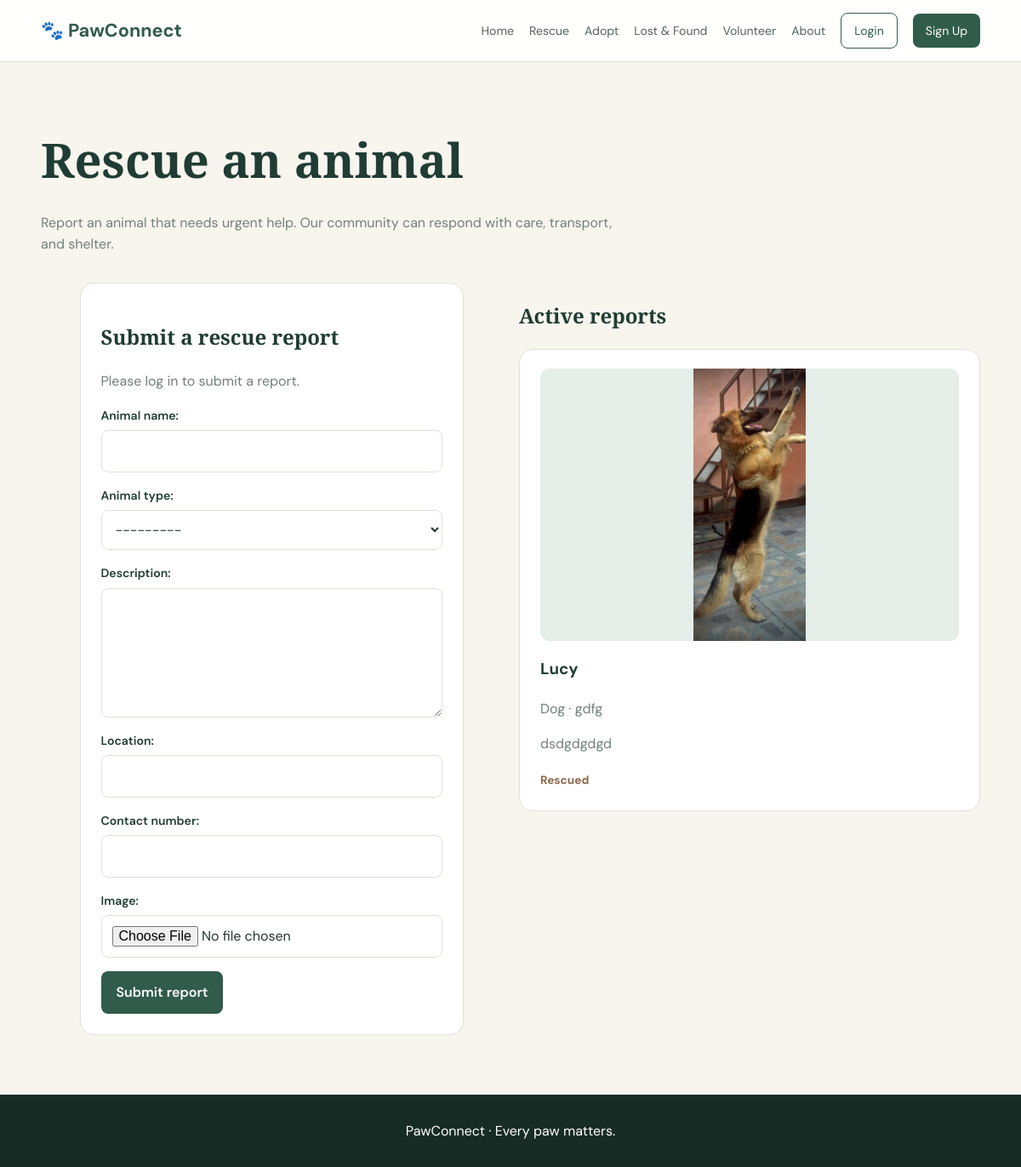
The page /rescue/ on the database its author committed.
### rescue/models.py (models this page shows, shortened)
class RescueReport(models.Model):
    user = models.ForeignKey(settings.AUTH_USER_MODEL, on_delete=models.CASCADE, related_name='rescue_reports')
    animal_name = models.CharField(max_length=100)
    animal_type = models.CharField(max_length=50, choices=AnimalType.choices)
    description = models.TextField()
    location = models.CharField(max_length=200)
    contact_number = models.CharField(max_length=30)
    image = models.ImageField(upload_to='rescue_reports/', blank=True, null=True)
    status = models.CharField(max_length=30, choices=RescueStatus.choices, default=RescueStatus.PENDING)
    created_at = models.DateTimeField(default=timezone.now)
    class Meta:
        ordering = ['-created_at']

### rescue/views.py (the view, shortened to what this page needs)
# urls.py: path('', include('rescue.urls')),
def rescue(request):
    reports = RescueReport.objects.exclude(status='Closed')
    form = RescueReportForm()
    return render(request, 'rescue.html', {'reports': reports, 'form': form})

### rescue/forms.py
class RescueReportForm(forms.ModelForm):
    class Meta:
        model = RescueReport
        fields = ('animal_name', 'animal_type', 'description', 'location', 'contact_number', 'image')
        widgets = {'description': forms.Textarea(attrs={'rows': 5})}

### rescue/templates/rescue.html (shortened to what this page needs)
{% extends 'base.html' %}
{% block content %}<main class="page">
    <div class="container">
        <h1>Rescue an animal</h1>
        <p class="intro">Report an animal that needs urgent help. Our community can respond with care, transport, and
            shelter.</p>
        <div class="grid">
            <section class="form-card">
                <h2>Submit a rescue report</h2>{% if not user.is_authenticated %}<p class="muted">Please <a
                        href="{% url 'login' %}?next={% url 'rescue' %}">log in</a> to submit a report.</p>{% endif %}
                <form method="post" enctype="multipart/form-data">{% csrf_token %}{{ form.as_p }}<button
                        class="primary-btn" type="submit">Submit report</button></form>
            </section>
            <section>
                <h2>Active reports</h2>
                <div class="grid">
                    {% for report in reports %}
                    <article class="card">
                        {% if report.image %}
                        <img src="{{ report.image.url }}" alt="{{ report.animal_name }}">
                        {% endif %}
                        <h3>{{ report.animal_name }}</h3>
                        <p>{{ report.animal_type }} · {{ report.location }}</p>
                        <p>{{ report.description }}</p><span class="status">{{ report.status }}</span>
                    </article>
                    {% empty %}
                    <p class="muted">No active rescue reports yet.</p>
                    {% endfor %}
                </div>
            </section>
        </div>
    </div>
</main>{% endblock %}

### rescue/templates/base.html (style rules this page uses)
:root { --cream: #f8f5ef; --white: #fff; --green: #315c4c; --dark-green: #203d33; --soft-green: #e5eee8; --brown: #8b674d; --muted: #718078; --border: #e3e0d8; }
* { box-sizing: border-box; }
body { margin: 0; font-family: "DM Sans", sans-serif; background: var(--cream); color: #26352f; line-height: 1.6; }
a { color: inherit; text-decoration: none; }
img { max-width: 100%; display: block; }
button, input, textarea, select { font: inherit; }
.container { width: min(92%, 1180px); margin: auto; }
.nav-signup, .primary-btn { background: var(--green); color: #fff !important; border: 0; }
.page { padding: 70px 0; min-height: 70vh; }
.page h1, .page h2 { font-family: "Playfair Display", serif; color: var(--dark-green); }
.page h1 { font-size: clamp(2rem, 5vw, 3.5rem); margin: 0 0 12px; }
.intro { color: var(--muted); max-width: 700px; margin-bottom: 32px; }
.grid { display: grid; grid-template-columns: repeat(auto-fit, minmax(260px, 1fr)); gap: 20px; }
.card, .form-card { background: #fff; border: 1px solid var(--border); border-radius: 16px; padding: 24px; }
.card h2, .card h3 { margin-top: 0; color: var(--dark-green); }
.card p, .muted { color: var(--muted); }
.card img { width: 100%; height: auto; max-height: 320px; object-fit: contain; background: var(--soft-green); border-radius: 11px; margin: -2px 0 18px; }
.primary-btn { padding: 12px 18px; border-radius: 8px; display: inline-block; font-weight: 600; }
form p { display: flex; flex-direction: column; gap: 6px; margin: 0 0 16px; }
label { color: var(--dark-green); font-weight: 600; font-size: .88rem; }
input, textarea, select { width: 100%; padding: 11px 12px; border: 1px solid var(--border); border-radius: 8px; background: #fff; color: #26352f; }
textarea { resize: vertical; }
.form-card { max-width: 680px; margin: auto; }
.status { color: var(--brown); font-weight: 700; font-size: .85rem; }

### rows shown on the page
RescueReport: image (picture), animal_name "Lucy", animal_type "Dog", location "gdfg", description "dsdgdgdgd", status "Rescued"
